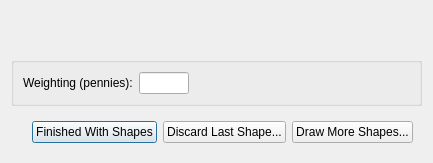
<ui version="4.0" >
 <author>Dane Springmeyer</author>
 <class>drawResGroup</class>
 <widget class="QDialog" name="drawResGroup" >
  <property name="geometry" >
   <rect>
    <x>0</x>
    <y>0</y>
    <width>433</width>
    <height>157</height>
   </rect>
  </property>
  <property name="windowTitle" >
   <string>OpenOceanMap - Next Polygon</string>
  </property>
  <layout class="QVBoxLayout" >
   <item>
    <widget class="QWidget" native="1" name="widget_2" >
     <layout class="QHBoxLayout" >
      <item>
       <widget class="QLabel" name="type_label" >
        <property name="minimumSize" >
         <size>
          <width>300</width>
          <height>0</height>
         </size>
        </property>
        <property name="maximumSize" >
         <size>
          <width>300</width>
          <height>16777215</height>
         </size>
        </property>
        <property name="font" >
         <font>
          <pointsize>14</pointsize>
         </font>
        </property>
        <property name="text" >
         <string/>
        </property>
       </widget>
      </item>
     </layout>
    </widget>
   </item>
   <item>
    <widget class="QGroupBox" name="groupBox_2" >
     <property name="title" >
      <string/>
     </property>
     <layout class="QHBoxLayout" >
      <item>
       <layout class="QHBoxLayout" >
        <item>
         <widget class="QLabel" name="penny_label_3" >
          <property name="text" >
           <string>Weighting (pennies):</string>
          </property>
         </widget>
        </item>
        <item>
         <widget class="QLineEdit" name="line_3" >
          <property name="enabled" >
           <bool>true</bool>
          </property>
          <property name="minimumSize" >
           <size>
            <width>50</width>
            <height>0</height>
           </size>
          </property>
          <property name="maximumSize" >
           <size>
            <width>50</width>
            <height>16777215</height>
           </size>
          </property>
          <property name="text" >
           <string/>
          </property>
         </widget>
        </item>
        <item>
         <widget class="QLabel" name="pl_label_4" >
          <property name="text" >
           <string/>
          </property>
         </widget>
        </item>
        <item>
         <spacer>
          <property name="orientation" >
           <enum>Qt::Horizontal</enum>
          </property>
          <property name="sizeHint" stdset="0" >
           <size>
            <width>40</width>
            <height>20</height>
           </size>
          </property>
         </spacer>
        </item>
       </layout>
      </item>
     </layout>
    </widget>
   </item>
   <item>
    <widget class="QWidget" native="1" name="widget" >
     <layout class="QHBoxLayout" >
      <item>
       <spacer>
        <property name="orientation" >
         <enum>Qt::Horizontal</enum>
        </property>
        <property name="sizeHint" stdset="0" >
         <size>
          <width>196</width>
          <height>20</height>
         </size>
        </property>
       </spacer>
      </item>
      <item>
       <widget class="QPushButton" name="pbnShapeFinished" >
        <property name="text" >
         <string>Finished With Shapes</string>
        </property>
       </widget>
      </item>
      <item>
       <widget class="QPushButton" name="pbnShapeDiscard" >
        <property name="text" >
         <string>Discard Last Shape...</string>
        </property>
       </widget>
      </item>
      <item>
       <widget class="QPushButton" name="pbnMoreShapes" >
        <property name="text" >
         <string>Draw More Shapes...</string>
        </property>
       </widget>
      </item>
     </layout>
    </widget>
   </item>
  </layout>
 </widget>
 <resources/>
 <connections/>
</ui>
